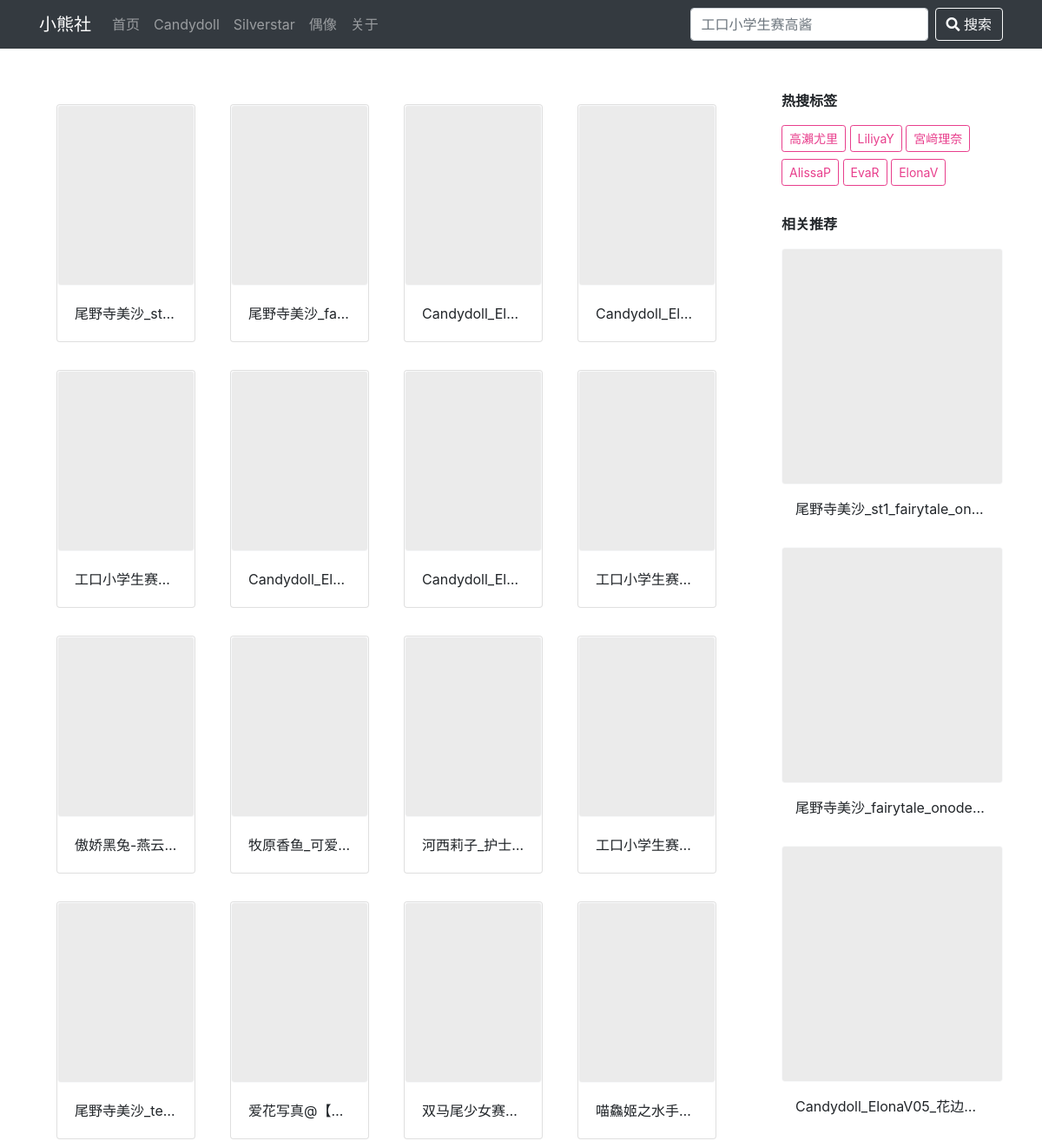
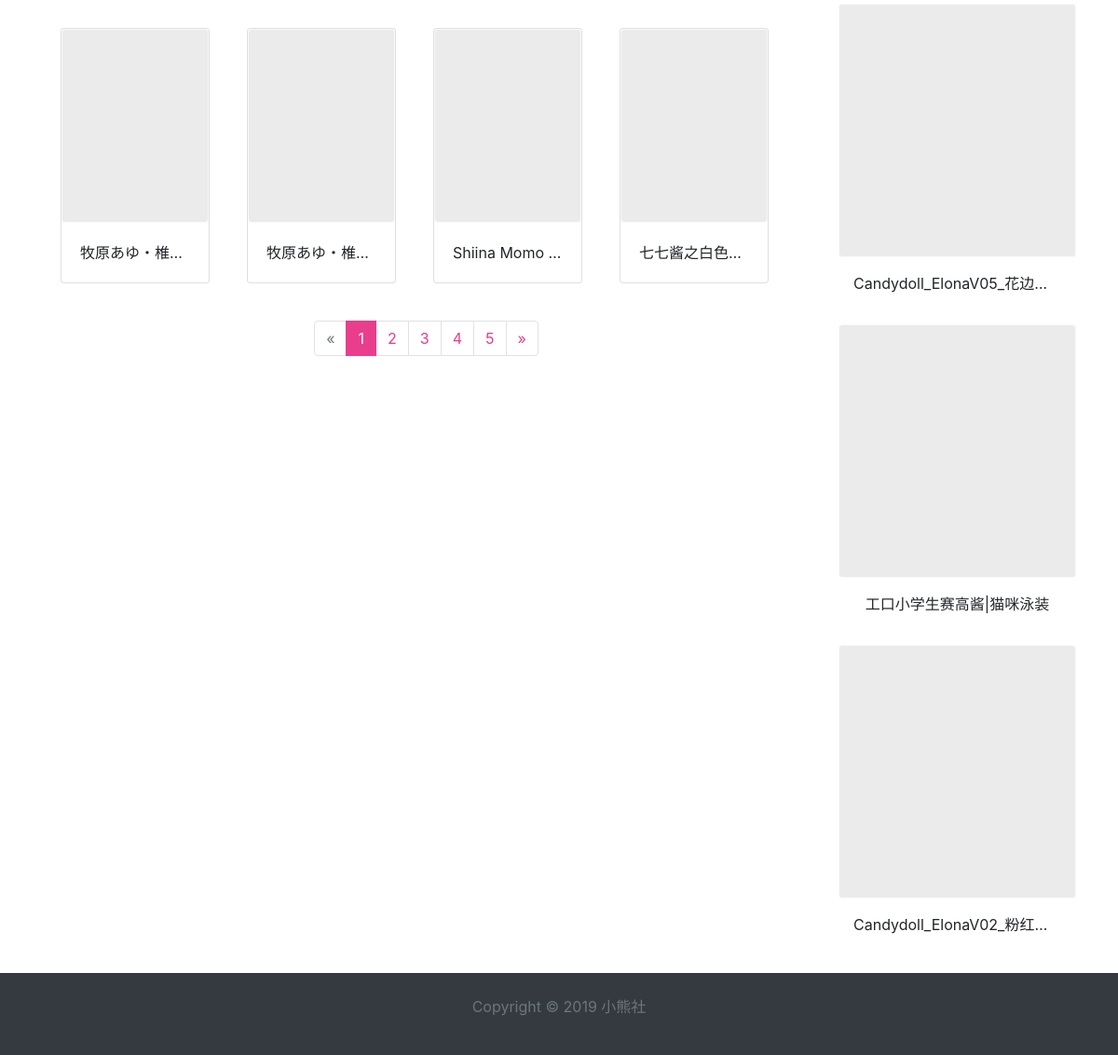
The app's page /photos/0/0/1 with its own data (2 pictures, top to bottom).
### doll_sites/models.py (models this page shows, shortened)
class Photo(models.Model):
	series = models.ForeignKey("Series",on_delete=models.PROTECT,null=False)
	company = models.ForeignKey("Company",max_length = 60,null=True,blank=True,on_delete=models.PROTECT)
	name = models.CharField(max_length = 60)
	name_chinese = models.CharField(max_length=60)
	model_name = models.ManyToManyField("Actress")
	date_added = models.DateTimeField(null=True,blank=True,auto_now_add=True)
	photo_tag = models.ManyToManyField("Tag",blank=True)
	views_count = models.PositiveIntegerField(default=0)
	vip_photo = models.BooleanField(default=False)
	buy_concent = models.CharField(max_length=60,null=True,blank=True)
	buy_price = models.IntegerField(null=True,blank=True)
	buy_link = models.CharField(max_length = 360,null=True,blank=True)
	vip_bundle = models.BooleanField(default=False)
	bundle_concent = models.CharField(max_length=60,null=True,blank=True)
	bundle_price = models.IntegerField(null=True,blank=True)
	bundle_link = models.CharField(max_length = 360,null=True,blank=True)
	def get_cover_pic_link(self):
		current_name = self.id
		cover_pic_link = PhotoLink.objects.filter(photo=current_name).order_by('id')[0]
		return cover_pic_link.pic_link
	def get_photo_id(self):
		return self.id

class Actress(models.Model):
	actress_name_ch = models.CharField(max_length=60,null=True,blank=True)
	actress_name_jp = models.CharField(max_length=60,null=True,blank=True)
	actress_name_en = models.CharField(max_length=60,null=True,blank=True)
	avatar = models.ImageField(
							upload_to=upload_location,
							null=True,blank=True,
							)

### doll_sites/views.py (the view)
# urls.py: path('photos/<int:series>/<int:company>/<int:pageid>', views.photolist, name='Photos'),
def photolist(request,series,company,pageid):
	sort = request.GET.get('sort','-date_added')
	if series == 0:
		if company == 0:
			photo_list = Photo.objects.order_by(sort)
		else:
			photo_list = Photo.objects.filter(company=company).order_by(sort)
	else:
		if company == 0:
			photo_list = Photo.objects.filter(series=series).order_by(sort)
		else:
			photo_list = Photo.objects.filter(series=series,company=company).order_by(sort)
	limit = 20
	paginator = DollPaginator(pageid,5,photo_list,limit)
	current_photo_list = paginator.page(pageid)
	hot_actress = Actress.objects.all().order_by('?')[:6]
	new_photo_list = Photo.objects.order_by(sort)[:6]
	if company != 0:
		current_company = Company.objects.get(id=company)
	else:
		current_company = "all_company"
	nbar = str(current_company)
	context = {
		'current_photo_list':current_photo_list,		#分页的相册列表
		'photo_list':photo_list,		#未分页的相册列表
		'nbar':nbar,	#导航标志
		'new_photo_list':new_photo_list,	#最新图集
		'hot_actress':hot_actress,		#热搜标签
	}
	return render(
		request,
		'doll_sites/photo_list.html',
		context
	)

### doll_sites/views.py (called while the page is built)
    def page_num_range(self):
        if self.num_pages < self.per_pager_num:
            return range(1,self.num_pages+1)
        part = int(self.per_pager_num//2)
        if self.current_page <= part:
            return range(1,self.per_pager_num+1)
        if(self.current_page+part)>self.num_pages:
            return range(self.num_pages-self.per_pager_num+1,self.num_pages+1)
        return range(self.current_page-part,self.current_page+part+1)

### doll_sites/templates/doll_sites/photo_list.html (shortened to what this page needs)
<!DOCTYPE HTML>
<html class="h-100">
<head>
  <link rel='stylesheet' href='/static/css/bootstrap.css'>
  <link rel='stylesheet' href='/static/css/style.css'>
</head>
<body class="d-flex flex-column h-100">
  {% include 'doll_sites/navi.html' %}
<div class="container">
  <div class="row">
    <div class="col-lg-9 mt-5 ">
      <div class="d-flex flex-wrap">
          {% block content %}
          {% for photo in current_photo_list %}
          <div class="card card-photolist my-3 p-0">
            <a href="/photo/{{ photo.get_photo_id}}" title=" {{ photo.name_chinese }} " target='_self'>
              <img class="card-img-top img-fluid border border-light lazyloadx" data-original="{{ photo.get_cover_pic_link }}"
                src="/static/image/loading.png" alt="photos" lazyloadthumb="1" lazyloaded="true">
            </a>
            <div class="card-body">
              <p class="card-text text-center text-truncate">{{ photo.name_chinese }}</p>
            </div>
          </div>
          {% endfor %}
          {% endblock %}
      </div>
      <div>
          <nav aria-label="photo_list">
              <ul class="pagination justify-content-center mt-4 mb-5">
                {% if current_photo_list.has_previous %}
                <li class="page-item">
                  <a class="page-link" href="/photos/0/0/{{ current_photo_list.previous_page_number }}">
                    <span>&laquo;</span>
                    <span class="sr-only">上一页</span>
                  </a>
                </li>
                {% else %}
                <li class="page-item disabled">
                  <a class="page-link" href="">
                    <span>&laquo;</span>
                  </a>
                </li>
                {% endif %}
                {% for i in current_photo_list.paginator.page_num_range %}
                {% if current_photo_list.number == i %}
                <li class="page-item active">
                  <span class="page-link">{{ i }}
                    </span>
                  </li>
                {% else %}
                <li class="page-item"><a class="page-link" href="/photos/0/0/{{ i }}">{{ i }}</a></li>
                {% endif %}
                {% endfor %}
                {% if current_photo_list.has_next %}
                <li class="page-item">
                  <a class="page-link active" href="/photos/0/0/{{ current_photo_list.next_page_number }}">
                    <span>&raquo;</span>
                  </a>
                </li>
                {% else %}
                <li class="page-item disabled">
                  <a class="page-link" href="">
                    <span>&raquo;</span>
                  </a>
                </li>
                {% endif %}
              </ul>
            </nav>
      </div>
    </div>
    <div class="col-lg-3 mt-5 ">
        {% include 'doll_sites/main-right.html'%}
    </div>
  </div>
</div>
{% include 'doll_sites/footer.html' %}
</body>
</html>

### doll_sites/templates/doll_sites/main-right.html
  <div class="tags">
      <p class="font-weight-bold">热搜标签
      </p>
        {% for actress in hot_actress %}
          <a class="btn btn-sm btn-outline-primary mb-2" href="../search/?kwd={{ actress.actress_name_ch }}" title="{{ actress.actress_name_ch }}">
            {{ actress.actress_name_ch }}
          </a>
        {% endfor %}
    </div>
      <div class="my-4">
        <p class="font-weight-bold">相关推荐</p>
          {% for photo in new_photo_list %}
            <a href="/photo/{{ photo.get_photo_id}}" title="{{ photo.name_chinese}}">
              <img  class="card-img-top img-fluid border-light lazyloadx" data-original='{{ photo.get_cover_pic_link }}'
              src="/static/image/loading.png"
              alt="{{ photo.name_chinese}}">
            </a>
            <p class="text-center text-truncate p-3">{{ photo.name_chinese }}</p>
          {% endfor %}
      </div>

### doll_sites/static/css/style.css (style rules this page uses)
* { margin: 0; padding: 0; }
.card-img-top { height: 17rem; object-fit: cover; border: 1px solid #eeeeee; border-radius: 4px; }
.card-photolist { width: 160px; margin-right: 20px; margin-left: 20px; }
.card-photolist .card-img-top { height: 13rem; }

### records on screen
Photo: name_chinese "尾野寺美沙_st…", name_chinese "尾野寺美沙_st1_fairytale_on…"
Photo: name_chinese "尾野寺美沙_fa…", name_chinese "尾野寺美沙_fairytale_onode…"
Photo: name_chinese "Candydoll_El…", name_chinese "Candydoll_ElonaV05_花边…"
Photo: name_chinese "Candydoll_El…", name_chinese "Candydoll_ElonaV05_花边…"
Photo: name_chinese "工口小学生赛…", name_chinese "工口小学生赛高酱|猫咪泳装"
Photo: name_chinese "Candydoll_El…", name_chinese "Candydoll_ElonaV02_粉红…"
Photo: name_chinese "Candydoll_El…"
Photo: name_chinese "工口小学生赛…"
Photo: name_chinese "傲娇黑兔-燕云…"
Photo: name_chinese "牧原香鱼_可爱…"
Photo: name_chinese "河西莉子_护士…"
Photo: name_chinese "工口小学生赛…"
Photo: name_chinese "尾野寺美沙_te…"
Photo: name_chinese "爱花写真@【…"
Photo: name_chinese "双马尾少女赛…"
Photo: name_chinese "喵鱻姬之水手…"
Photo: name_chinese "牧原あゆ・椎…"
Photo: name_chinese "牧原あゆ・椎…"
Photo: name_chinese "Shiina Momo…"
Photo: name_chinese "七七酱之白色…"
Actress: actress_name_ch "高瀨尤里"
Actress: actress_name_ch "LiliyaY"
Actress: actress_name_ch "宮﨑理奈"
Actress: actress_name_ch "AlissaP"
Actress: actress_name_ch "EvaR"
Actress: actress_name_ch "ElonaV"

### other values on screen
{{ i }} "1"
{{ i }} "2" "3" "4" "5"
